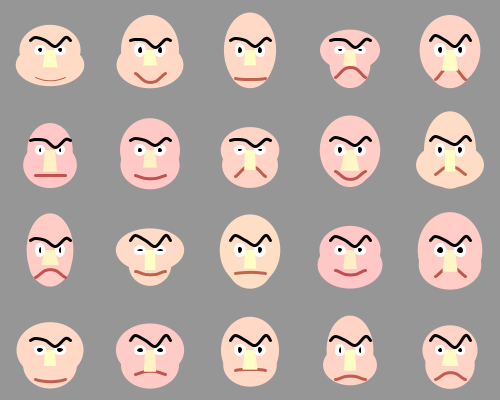
Frame 1 (no input)
Frame 60 (the mouse pressed at the canvas centre just before this capture): identical to frame 1, image omitted
Frame 120 (the mouse held since frame 60 and released just before this capture): identical to frame 1, image omitted

The Processing sketch that drew this single still picture (run headless with seeded random() and noise(); from frame 60 on, the mouse is pressed at the canvas centre):

// Processing sketch: processing_36630
// ── processing_36630.pde

boolean doIt; 

//void drawMouth1(){

void setup () {
  size (500, 400);
  background (150);
  noStroke ();
  smooth ();
  doIt = true;
}

void draw () {
  if (doIt) {
    for (int x=50; x<=500; x+=100) {
      for (int y=50; y<=400; y+=100) {
        float topx=random (45, 70);
        float topy=random (40, 80);
        float botx= random (40, 70);
        float boty=random(40, 50);
        float colorz= random (198, 223);
        float nosel=random (15, 22);
        float nosew=random (5, 10);
        float browh=random (10, 15);
        float broww=random (2, 6);
        float lipp=random (-7, 8);
        float lip2=random (-5, 5);
        //        intx=random(flkjadlfkj);
        noStroke ();
        fill (255, colorz, 198);
        ellipse (x, y, topx, topy);
        ellipse (x, y+15, botx, boty);

        //mouth
        noFill();
        stroke (193, colorz-120, 78);
        beginShape();
        curveVertex(x-20, y+25);
        curveVertex(x-15, y+25-(lip2));
        curveVertex(x-5, y+25-(lipp));
        curveVertex(x+5, y+25-(lipp));
        curveVertex(x+15, y+25-(lip2));
        curveVertex(x+20, y+25);
        endShape();

        noStroke();
        fill (255, colorz+40, 198);
        quad(x-5, y, x+5, y, x+nosew, y+nosel, x-nosew, y+nosel);

        strokeWeight (3);
        stroke (255);
        fill (255);
        ellipse (x-10, y, topx/7, topy/7);
        ellipse (x+10, y, topx/7, topy/7);

        fill (0);
        ellipse (x-10, y, topx/8, topy/8);
        ellipse (x+10, y, topx/8, topy/8);
        noFill();



        noFill();
        stroke (0);
        beginShape();
        curveVertex(x-20, y-10);
        curveVertex(x-20, y-10);
        curveVertex(x-15, y-browh);
        curveVertex(x-5, y-10);
        curveVertex(x+5, y-broww);
        curveVertex(x+15, y-browh);
        curveVertex(x+20, y-10);
        curveVertex(x+20, y-10);
        endShape();




        doIt=false;
      }
    }
  }
} 
void mouseClicked() {
  background (150);
  doIt = true;
}


                
                
